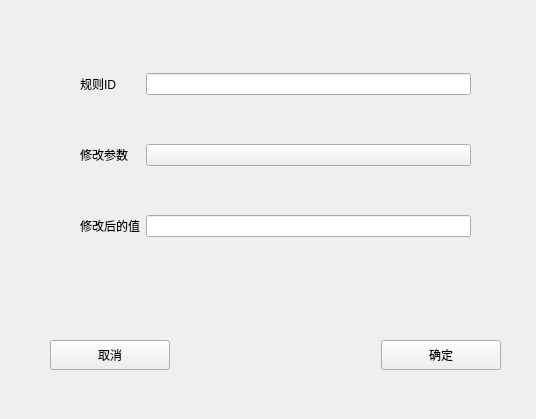
<?xml version="1.0" encoding="UTF-8"?>
<ui version="4.0">
 <class>ChangeRule</class>
 <widget class="QWidget" name="ChangeRule">
  <property name="geometry">
   <rect>
    <x>0</x>
    <y>0</y>
    <width>536</width>
    <height>419</height>
   </rect>
  </property>
  <property name="windowTitle">
   <string>Form</string>
  </property>
  <widget class="QWidget" name="layoutWidget">
   <property name="geometry">
    <rect>
     <x>50</x>
     <y>330</y>
     <width>451</width>
     <height>51</height>
    </rect>
   </property>
   <layout class="QHBoxLayout" name="horizontalLayout_5">
    <item>
     <widget class="PushButton" name="pushButton_6">
      <property name="minimumSize">
       <size>
        <width>120</width>
        <height>30</height>
       </size>
      </property>
      <property name="text">
       <string>取消</string>
      </property>
     </widget>
    </item>
    <item>
     <spacer name="horizontalSpacer">
      <property name="orientation">
       <enum>Qt::Orientation::Horizontal</enum>
      </property>
      <property name="sizeHint" stdset="0">
       <size>
        <width>30</width>
        <height>20</height>
       </size>
      </property>
     </spacer>
    </item>
    <item>
     <widget class="PrimaryPushButton" name="pushButton_7">
      <property name="minimumSize">
       <size>
        <width>120</width>
        <height>30</height>
       </size>
      </property>
      <property name="text">
       <string>确定</string>
      </property>
     </widget>
    </item>
   </layout>
  </widget>
  <widget class="QWidget" name="">
   <property name="geometry">
    <rect>
     <x>80</x>
     <y>30</y>
     <width>391</width>
     <height>251</height>
    </rect>
   </property>
   <layout class="QGridLayout" name="gridLayout">
    <item row="0" column="0">
     <widget class="StrongBodyLabel" name="label">
      <property name="text">
       <string>规则ID</string>
      </property>
     </widget>
    </item>
    <item row="0" column="1">
     <widget class="LineEdit" name="lineEdit"/>
    </item>
    <item row="1" column="0">
     <widget class="StrongBodyLabel" name="label_2">
      <property name="text">
       <string>修改参数</string>
      </property>
     </widget>
    </item>
    <item row="1" column="1">
     <widget class="ComboBox" name="pushButton">
      <property name="text">
       <string/>
      </property>
     </widget>
    </item>
    <item row="2" column="0">
     <widget class="StrongBodyLabel" name="label_3">
      <property name="text">
       <string>修改后的值</string>
      </property>
     </widget>
    </item>
    <item row="2" column="1">
     <widget class="LineEdit" name="lineEdit_2"/>
    </item>
   </layout>
  </widget>
 </widget>
 <customwidgets>
  <customwidget>
   <class>StrongBodyLabel</class>
   <extends>QLabel</extends>
   <header>qfluentwidgets</header>
  </customwidget>
  <customwidget>
   <class>LineEdit</class>
   <extends>QLineEdit</extends>
   <header>qfluentwidgets</header>
  </customwidget>
  <customwidget>
   <class>ComboBox</class>
   <extends>QPushButton</extends>
   <header>qfluentwidgets</header>
  </customwidget>
  <customwidget>
   <class>PrimaryPushButton</class>
   <extends>QPushButton</extends>
   <header>qfluentwidgets</header>
  </customwidget>
  <customwidget>
   <class>PushButton</class>
   <extends>QPushButton</extends>
   <header>qfluentwidgets</header>
  </customwidget>
 </customwidgets>
 <resources/>
 <connections/>
</ui>
